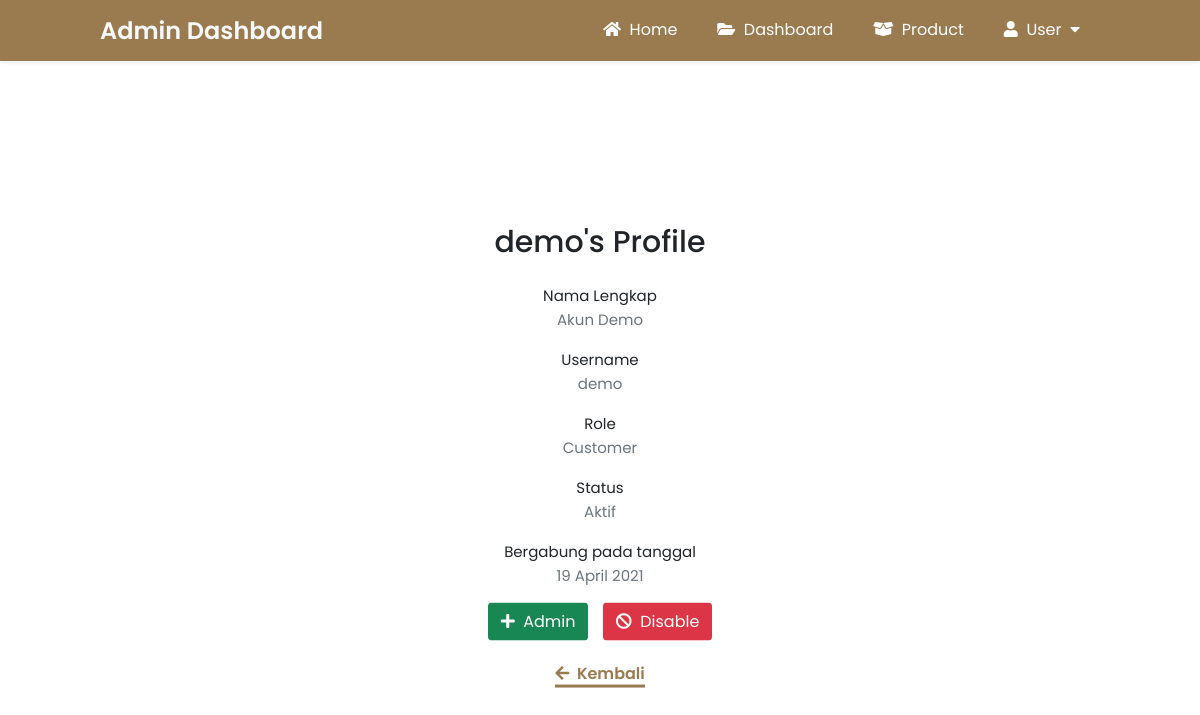
The app's page /admin/detail-user.php?id=25 (signed in) with its own data.
### tables this page shows
CREATE TABLE `tbl_user` (
  `id` int(11) NOT NULL,
  `nama_lengkap` varchar(200) NOT NULL,
  `username` varchar(200) NOT NULL,
  `password` varchar(200) NOT NULL,
  `tgl_buat` varchar(200) NOT NULL,
  `status` varchar(200) NOT NULL,
  `role` varchar(200) NOT NULL,
  `job_desc` varchar(200) NOT NULL,
  `rating` varchar(200) DEFAULT NULL
);

### config/config.php (called while the page is built, shortened)
<?php
$hostname = "localhost";
$username = "root";
$password = "";
$database = "db_cafe";
$koneksi = mysqli_connect($hostname, $username, $password, $database);
function queryUser($queryUser) {
    global $koneksi;
    $hasil = mysqli_query($koneksi, $queryUser);
    $tampungBaris = [];
    while($baris = mysqli_fetch_assoc($hasil)) {
        $tampungBaris[] = $baris;
    }
    return $tampungBaris;
}
?>

### admin/detail-user.php (the view, shortened to what this page needs)
<?php
require '../config/config.php';
$id = $_GET['id'];
$dataUser = queryUser("SELECT * FROM tbl_user WHERE id = $id")[0];
?>
<!DOCTYPE html>
<html lang="en">
<head>
    <link rel="stylesheet" href="https://cdnjs.cloudflare.com/ajax/libs/font-awesome/5.15.3/css/all.min.css" />
    <link rel="stylesheet" href="../css/detail-user.css?v=<?php echo time(); ?>">
</head>
<body>
<header class="nav-top-mg">
    <div class="logo">
        <a href="admin.php">
            Admin Dashboard
        </a>
    </div>
    <nav class="nav-bot">
        <ul>
            <li><a href="../index.php"><i class="fas fa-home"></i>&nbsp;&nbsp;Home</a></li>
            <li><a href="admin.php"><i class="fas fa-folder-open"></i>&nbsp;&nbsp;Dashboard</a></li>
            <li><a href="product.php"><i class="fas fa-box-open"></i>&nbsp;&nbsp;Product</a></li>
            <li class="dropdown1"><a href="#"><i class="fas fa-user"></i>&nbsp;&nbsp;User&nbsp;&nbsp;<i class="fas fa-caret-down"></i></a>
            </li>
        </ul>
    </nav>
</header>
<section class="profile">
    <div class="container">
        <h1 class="title-form"><?= $dataUser['username']; ?>'s Profile</h1>
            <div class="form">
                <label class="form-label">Nama Lengkap</label><br>
                <div class="form-text"><?= $dataUser['nama_lengkap']; ?></div>
            </div>
            <div class="form">
                <label class="form-label">Username</label><br>
                <div class="form-text"><?= $dataUser['username']; ?></div>
            </div>
            <div class="form">
                <label class="form-label">Role</label><br>
                <div class="form-text"><?= $dataUser['role']; ?></div>
            </div>
            <div class="form">
                <label class="form-label">Status</label><br>
                <div class="form-text"><?= $dataUser['status']; ?></div>
            </div>
            <div class="form">
                <label class="form-label">Bergabung pada tanggal</label><br>
                <div class="form-text"><?= $dataUser['tgl_buat']; ?></div>
            </div>
        <?php
        if($dataUser['status'] == "Aktif") {
            echo "<a href='../config/add-admin.php?id=$id' class='btn-hijau'><i class='fas fa-plus'></i>&nbsp;&nbsp;Admin</a>
                <input type='checkbox' id='click'>
                <label for='click' class='click-me'><i class='fas fa-ban'></i>&nbsp;&nbsp;Disable</label>
                <div class='content'>
                    <div class='header'>
                        <h2>Disable User</h2>
                    </div>
                    <label for='click' class='fas fa-exclamation-circle'></label>
                    <p class='modal-text'>Apakah anda yakin untuk menonaktifkan akun ini ?</p>
                    <div class='garis'></div>
                    <form method='post'>
                        <input type='hidden' value='<?= $id; ?>'>
                        <button type='submit' class='btn-ya' name='ya'>Ya</button>
                    </form>
                    <label for='click' class='btn-tidak'>Tidak</label>
                </div><br>";
        }
        ?>
        <a class="kembali" href="user-customer.php"><i class="fas fa-arrow-left"></i>&nbsp;&nbsp;Kembali</a>
    </div>
</section>
</body>
</html>

### css/detail-user.css (style rules this page uses)
body { font-family: 'Poppins', sans-serif; user-select: none; }
header { position: absolute; top: 0; left: 0; padding: 0 100px; background: #9A7B4F; width: 100%; box-sizing: border-box; box-shadow: 0 .125rem .25rem rgba(0,0,0,.075); z-index: 999999; }
header .logo a { margin-top: 13px; color: #f8f9fa; height: 48px; font-size: 24px; float: left; font-weight: 600; text-decoration: none; }
header nav { float: right; }
header nav ul { margin: 0; padding: 0; display: flex; }
header nav ul li { list-style: none; position: relative; }
header nav ul li a { height: 50px; line-height: 50px; padding: 5px 20px; color: #fff; text-decoration: none; display: block; }
.profile { position: absolute; margin-top: 40px; top: 50%; left: 50%; transform: translate(-50%, -50%); text-align: center; width: 450px; }
h1.title-form { font-size: 30px; font-weight: 500; text-align: center; color: #212529; margin-block-end: 0.6em; }
.form { display: block; margin-bottom: 16px; }
label.form-label { font-size: 15px; color: #212529; }
.form-text { font-size: 15px; color: #6c757d; }
.btn-hijau { text-decoration: none; color: #fff; line-height: 1.5; padding: 6px 12px; border: 1px solid transparent; border-radius: .25rem; display: inline-block; background-color: #198754; font-weight: medium; text-align: center; vertical-align: middle; cursor: pointer; }
a.kembali { text-decoration: none; color: #9A7B4F; font-weight: 600; border-bottom: 3px solid #9A7B4F; }
.click-me { text-decoration: none; color: #fff; line-height: 1.5; padding: 6px 12px; border: 1px solid transparent; border-radius: .25rem; display: inline-block; background-color: #dc3545; font-weight: medium; text-align: center; vertical-align: middle; margin-left: 10px; cursor: pointer; }
.btn-hijau, .click-me { margin-bottom: 20px; }

### records on screen
tbl_user: username "demo", nama_lengkap "Akun Demo", role "Customer", status "Aktif", tgl_buat "19 April 2021"
